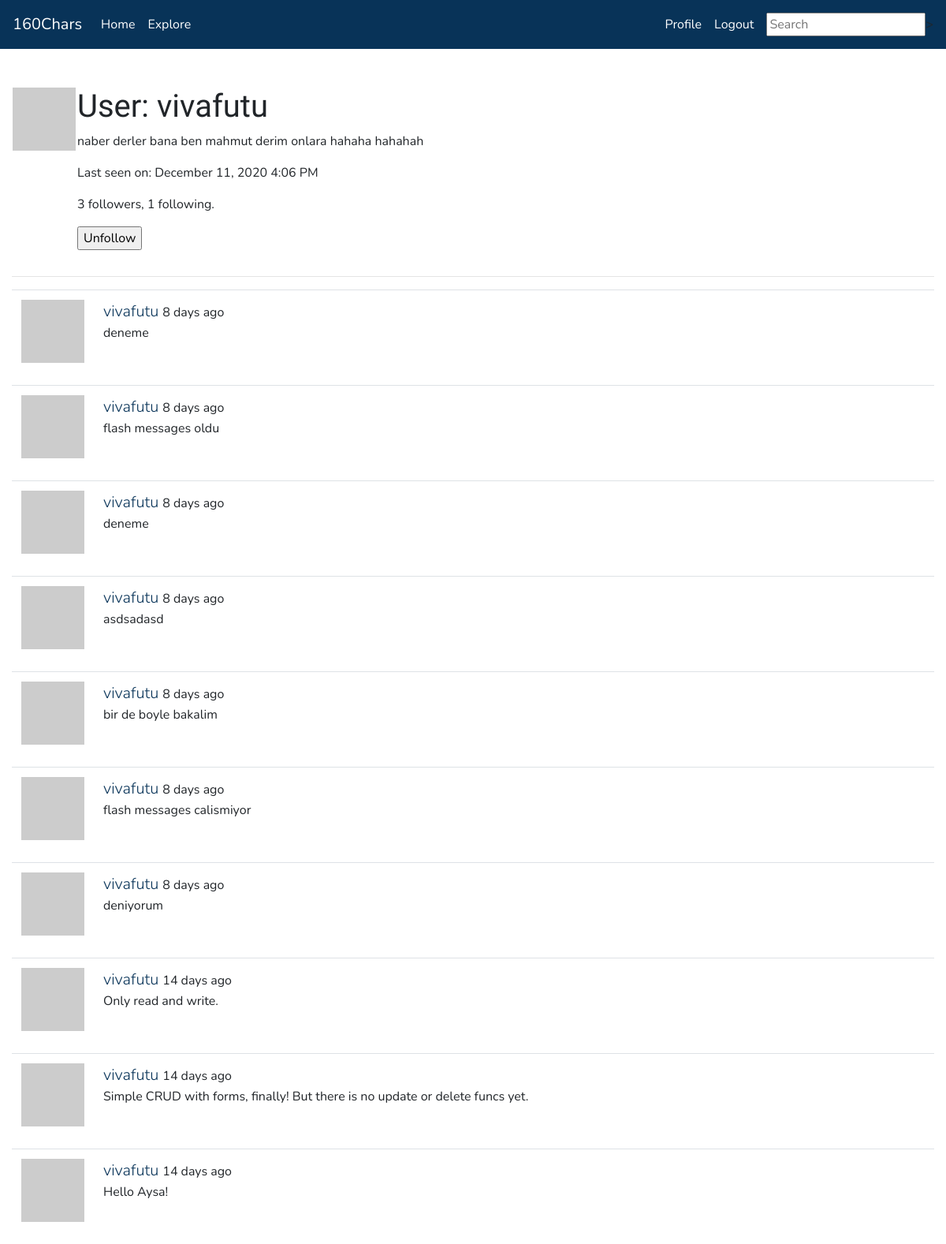
The page /user/vivafutu (signed in) on the database as committed earlier.
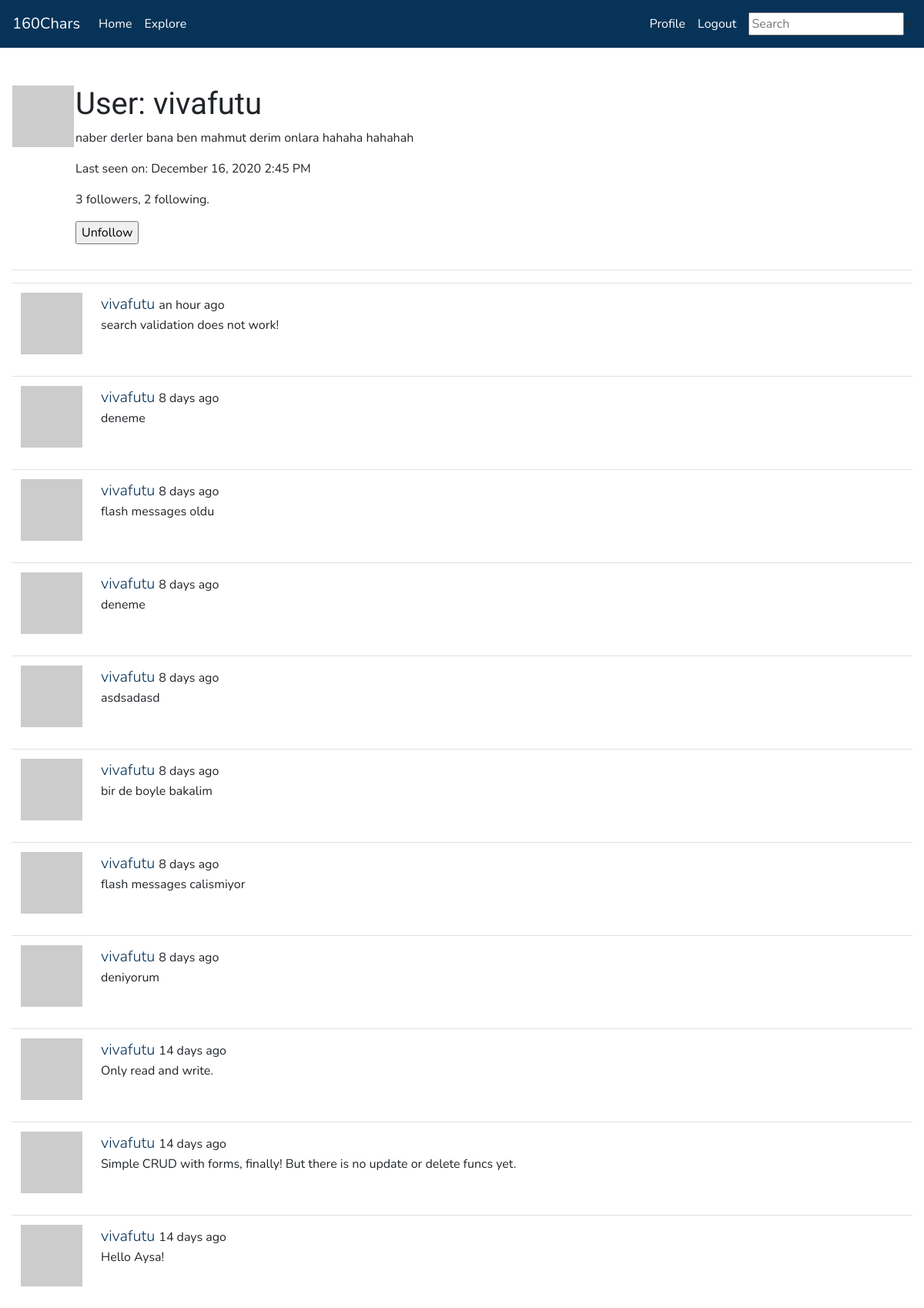
The same page on the database as committed later.
### app/models.py (models this page shows, shortened)
class User(UserMixin, db.Model):
    id = db.Column(db.Integer, primary_key=True)
    username = db.Column(db.String(64), index=True, unique=True)
    email = db.Column(db.String(120), index=True, unique=True)
    password_hash = db.Column(db.String(128))
    posts = db.relationship('Post', backref='author', lazy='dynamic')
    about_me = db.Column(db.String(160))
    last_seen = db.Column(db.DateTime, default=datetime.utcnow)
    followed = db.relationship(
        'User', secondary=followers,
        primaryjoin=(followers.c.follower_id == id),
        secondaryjoin=(followers.c.followed_id == id),
        backref=db.backref('followers', lazy='dynamic'), lazy='dynamic')
    def avatar(self, size):
        digest = md5(self.email.lower().encode('utf-8')).hexdigest()
        return 'https://www.gravatar.com/avatar/{}?d=identicon&s={}'.format(
            digest, size)
    def is_following(self, user):
        return self.followed.filter(
            followers.c.followed_id == user.id).count() > 0

class SearchableMixin(object):
    @classmethod
    def before_commit(cls, session):
        session._changes = {
            'add': list(session.new),
            'update': list(session.dirty),
            'delete': list(session.deleted)
        }
    @classmethod
    def after_commit(cls, session):
        for obj in session._changes['add']:
            if isinstance(obj, SearchableMixin):
                add_to_index(obj.__tablename__, obj)
        for obj in session._changes['update']:
            if isinstance(obj, SearchableMixin):
                add_to_index(obj.__tablename__, obj)
        for obj in session._changes['delete']:
            if isinstance(obj, SearchableMixin):
                remove_from_index(obj.__tablename__, obj)
        session._changes = None

class Post(SearchableMixin, db.Model):
    id = db.Column(db.Integer, primary_key=True)
    body = db.Column(db.String(160))
    timestamp = db.Column(db.DateTime, index=True, default=datetime.utcnow)
    user_id = db.Column(db.Integer, db.ForeignKey('user.id'))
    __searchable__ = ['body']

### app/main/routes.py (the view)
@bp.route('/user/<username>')
@login_required
def user(username):
    user = User.query.filter_by(username=username).first_or_404()
    page = request.args.get('page', 1, type=int)
    posts = user.posts.order_by(Post.timestamp.desc()).paginate(
        page, current_app.config['POSTS_PER_PAGE'], False)
    next_url = url_for('user', username=user.username, page=posts.next_num) \
        if posts.has_next else None
    prev_url = url_for('user', username=user.username, page=posts.prev_num) \
        if posts.has_prev else None
    form = EmptyForm()
    return render_template ('user.html', user=user, posts=posts.items, form=form,
                            next_url=next_url, prev_url=prev_url)

### app/main/forms.py
class SearchForm(FlaskForm):
    q = StringField('Search', validators=[DataRequired()])
    def __init__(self, *args, **kwargs):
        if 'formdata' not in kwargs:
            kwargs['formdata'] = request.args
        if 'csrf_enabled' not in kwargs:
            kwargs['csrf_enable'] = False
        super(SearchForm, self).__init__(*args, **kwargs)

class EmptyForm(FlaskForm):
    submit = SubmitField('Submit')

### app/main/routes.py (called while the page is built)
@bp.before_app_request
def before_request():
    if current_user.is_authenticated:
        current_user.last_seen = datetime.utcnow()
        db.session.commit()
        g.search_form = SearchForm()

### app/models.py (called while the page is built)
@login.user_loader
def load_user(id):
    return User.query.get(int(id))

### app/templates/user.html (shortened to what this page needs)
{% extends 'base.html' %}
{% block content %}
<table>
    <tr valign="top">
        <td><img src="{{ user.avatar(128) }}"</td>
        <td>
            <h1>User: {{user.username}} </h1>
            {% if user.about_me %}<p>{{ user.about_me }}</p> {% endif %}
            {% if user.last_seen %}<p> Last seen on: {{ moment(user.last_seen).format('LLL') }}</p>{% endif %}
            <p>{{ user.followers.count() }} followers, {{ user.followed.count() }} following.</p>
            {% if user == current_user %}
            <p><a href="{{ url_for('main.edit_profile') }}">Edit your profile</a></p>
            {% else %}
            <p>
                <form action="{{ url_for('main.unfollow', username=user.username) }}" method="post">
                    {{ form.submit(value='Unfollow') }}
                </form>
            </p>
            {% endif %}
        </td>
    </tr>
</table>
    <hr>
    {% for post in posts %}
        {% include '_post.html' %}
    {% endfor %}
{% endblock %}

### app/templates/base.html (shortened to what this page needs)
{% from 'bootstrap/utils.html' import render_messages, render_static %}
<!doctype html>
<html lang="en">
    <head>
        {% block head %}
        {% block styles %}
            {{ bootstrap.load_css() }}
            {{ render_static('css', 'theme.css', local=True) }}
        {% endblock %}
        {% endblock %}
    </head>
<body>
    {% block navbar %}
    <nav class="navbar navbar-expand-lg navbar-dark bg-primary" id="navbar1">
        <a class="navbar-brand" href="{{ url_for('main.index') }}">160Chars</a>
            <div class="collapse navbar-collapse" id="navbarSupportedContent">
                <ul class="navbar-nav mr-auto">
                    <li class="nav-item active">
                        <a class="nav-link" href="{{ url_for('main.index') }}">Home</a>
                    </li>
                    <li class="nav-item active">
                        <a class="nav-link" href="{{ url_for('main.explore') }}">Explore</a>
                    </li>
                </ul>
                <ul class="navbar-nav mr-sm-2">
                {% if current_user.is_anonymous %}
                    <li class="nav-item active">
                        <a class="nav-link" href="{{ url_for('auth.login') }}">Login</a>
                    </li>
                    <li class="nav-item active">
                        <a class="nav-link" href="{{ url_for('auth.register') }}">Register</a>
                    </li>
                {% else %}
                    <li class="nav-item active">
                        <a class="nav-link" href="{{ url_for('main.user', username=current_user.username) }}">Profile</a>
                    </li>
                    <li class="nav-item active">
                        <a class="nav-link" href="{{ url_for('auth.logout') }}">Logout</a>
                    </li>
                {% endif %}
                </ul>
                {% if g.search_form %}
                <form class="form-inline my-2 my-lg-2" method="get" action="{{ url_for('main.search') }}">
                    <input class={{ g.search_form.q(size= 20, class='form-control mr-sm-2',
                                    placeholder=g.search_form.q.label.text) }}
                </form>
                {% endif %}
            </div>
    </nav>
{% endblock %}
    <main class="container-fluid pt-5">
        {% block content %}{% endblock %}
    </main>
    </body>
</html>

### app/templates/_post.html
<table class="table table-hover">
    <tr>
        <td width="70px">
            <a href="{{ url_for('main.user', username=post.author.username) }}">
                <img src="{{ post.author.avatar(70) }}" />
            </a>
        </td>
        <td>
            <a class="lead" href="{{ url_for('main.user', username=post.author.username) }}">
                {{ post.author.username }}
            </a>
            {{ moment(post.timestamp).fromNow() }}
            <p>{{ post.body }}</p>
        </td>
    </tr>
</table>

Rows that differ between the two databases and show on the page:
changed User "vivafutu": last_seen "December 11, 2020 4:06 PM" → "December 16, 2020 2:45 PM"
added Post: author.username "vivafutu", timestamp "an hour ago", body "search validation does not work!"
Other text that changed with them:
{{ user.followed.count() }}: "1" → "2"
